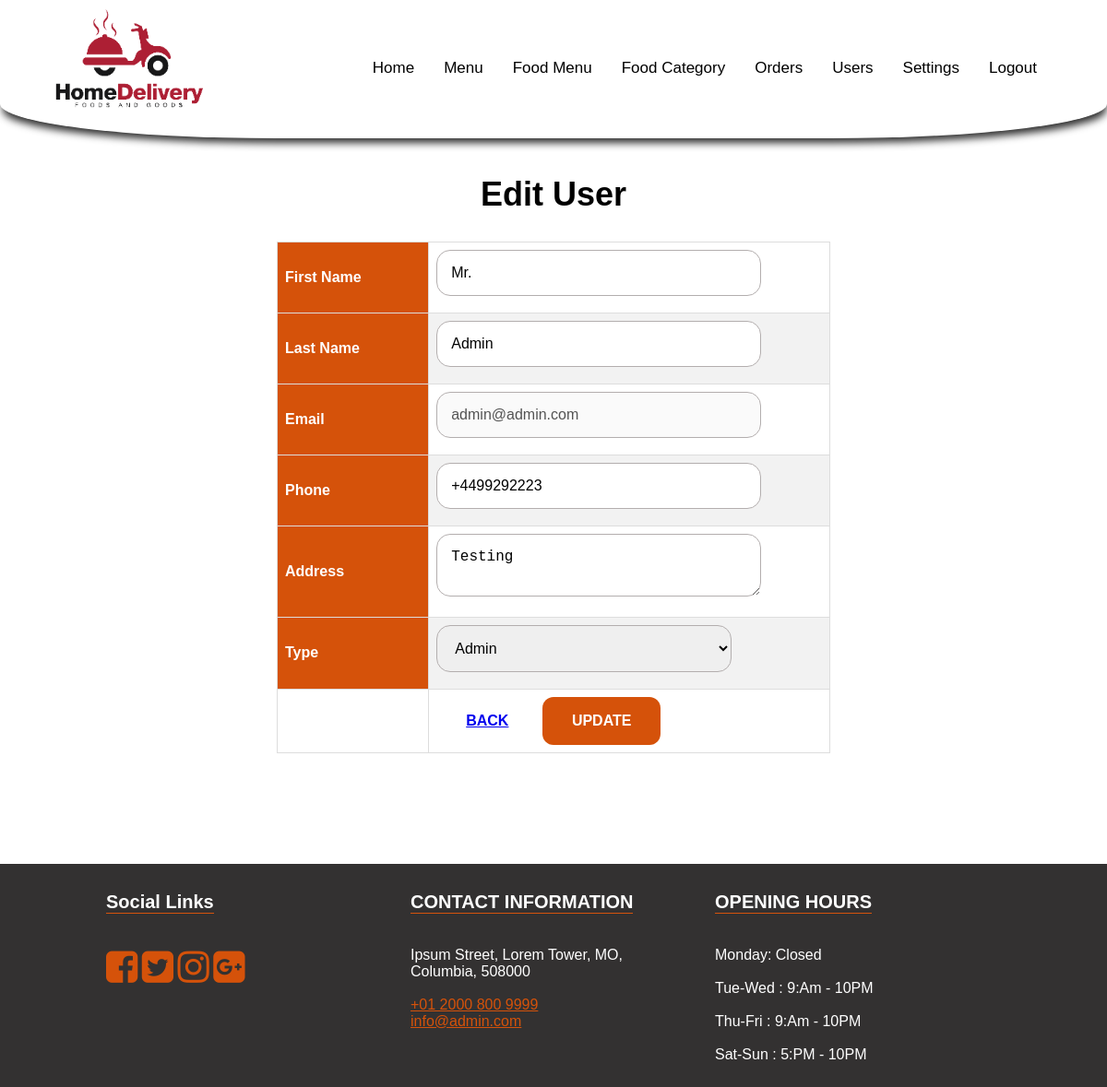
/edit-user.php?id=1 (signed in), run on the app's committed database.
### tables this page shows
CREATE TABLE `users` (
  `id` int(11) NOT NULL,
  `email` varchar(100) NOT NULL,
  `phone` varchar(20) NOT NULL,
  `password` varchar(255) NOT NULL,
  `fname` varchar(100) NOT NULL,
  `lname` varchar(100) NOT NULL,
  `address` text NOT NULL,
  `type` enum('user','admin') NOT NULL DEFAULT 'user'
);

CREATE TABLE `settings` (
  `id` int(11) NOT NULL,
  `about_title` text NOT NULL,
  `about_detail` text NOT NULL,
  `about_img` varchar(255) NOT NULL,
  `fb_link` varchar(255) NOT NULL,
  `tw_link` varchar(255) NOT NULL,
  `ins_link` varchar(255) NOT NULL,
  `gplus_link` varchar(255) NOT NULL,
  `contact_info` text NOT NULL,
  `opening_hours` text NOT NULL,
  `currency` enum('GBP','USD','EURO') NOT NULL DEFAULT 'GBP'
);

### edit-user.php (the view, shortened to what this page needs)
<?php
include 'includes/header.php';
	?>
    <?php
$sql = "SELECT * FROM users WHERE id = '".$_GET['id']."'";
$result = $conn->query($sql);
$row = $result->fetch_assoc();
?>
	<section class="inner-page-sec">
		<div class="container">
			<h1>Edit User</h1>
			<div style="overflow-x:auto;">
				<form class="category-form" action="functions/update-user.php" method="post">
					<table class="custom-tbl">
						<tr>
							<th>
								<label>First Name</label>
							</th>
							<td>
								<input type="text" name="fname" class="input-text" value="<?php echo $row['fname'];?>">
							</td>
						</tr>
						<tr>
							<th>
								<label>Last Name</label>
							</th>
							<td>
								<input type="text" name="lname" class="input-text" value="<?php echo $row['lname'];?>">
							</td>
						</tr>
						<tr>
							<th>
								<label>Email</label>
							</th>
							<td>
								<input type="email" name="email" class="input-text" value="<?php echo $row['email'];?>" disabled>
							</td>
						</tr>
						<tr>
							<th>
								<label>Phone</label>
							</th>
							<td>
								<input type="text" name="phone" class="input-text" value="<?php echo $row['phone'];?>">
							</td>
						</tr>
						<tr>
							<th>
								<label>Address</label>
							</th>
							<td>
								<textarea name="address" class="input-text"><?php echo $row['address'];?></textarea>
							</td>
						</tr>
						<tr>
							<th>
								<label>Type</label>
							</th>
							<td>
								<select name="type" class="input-text">
									<option <?php if($row['type'] == "admin"){?> selected <?php }?> value="admin">Admin</option>
								</select>
							</td>
						</tr>
						<tr>
							<td></td>
							<td colspan="2">
								<a href="users.php" class="btn">Back</a>
								<input type="submit" name="update" class="btn login-btn" value="Update">
							</td>
						</tr>
					</table>
				</form>
			</div>
		</div>
	</section>
<?php include 'includes/footer.php'; ?>

### includes/footer.php (shortened to what this page needs)
<footer>
	<div class="container">
		<div class="col-1">
			<h3>Social Links</h3>
			<ul>
				<li><a href="<?php echo $rowS['fb_link'];?>"><i class="fa fa-facebook-square" aria-hidden="true"></i></a></li>
				<li><a href="<?php echo $rowS['tw_link'];?>"><i class="fa fa-twitter-square" aria-hidden="true"></i></a></li>
				<li><a href="<?php echo $rowS['ins_link'];?>"><i class="fa fa-instagram" aria-hidden="true"></i></a></li>
				<li><a href="<?php echo $rowS['gplus_link'];?>"><i class="fa fa-google-plus-square" aria-hidden="true"></i></a></li>
			</ul>
		</div>
		<div class="col-1">
			<h3>CONTACT INFORMATION</h3>
			<p>
				<?php echo $rowS['contact_info'];?>
			</p>
		</div>
		<div class="col-1">
			<h3>OPENING HOURS</h3>
			<p>
				<?php echo $rowS['opening_hours'];?>
			</p>
		</div>
	</div>
</footer>
</div>
</body>
</html>

### css/main.css (style rules this page uses)
body { margin: 0; font-family: Arial, Helvetica, sans-serif; }
.btn { text-transform: uppercase; padding: 19px 36px; }
.btn { display: inline-block; font-weight: 600; text-align: center; white-space: nowrap; vertical-align: middle; -webkit-user-select: none; -moz-user-select: none; -ms-user-select: none; user-select: none; border: 2px solid transparent; padding: 12px 30px; font-size: 16px; line-height: 1.5; border-radius: .1875rem; transition: color .15s ease-in-out, background-color .15s ease-in-out, border-color .15s ease-in-out, box-shadow .15s ease-in-out; }
footer { background-color: #333131; color: #fff; }
footer .container { max-width: 1000px; width: 100%; margin: 0px auto; }
footer .container .col-1 { float: left; width: 30%; padding: 10px 15px; }
footer .container .col-1 a { color: #d5520a; }
footer .container .col-1 h3 { text-align: left; font-size: 20px; border-bottom: 1px solid #d5530c; display: inline-block; }
footer .container .col-1 ul { padding: 0px; list-style: none; }
footer .container .col-1 ul li { display: inline-block; }
footer .container .col-1 ul li a { font-size: 40px; color: #d5520a; }
.inner-page-sec { padding-top: 150px; padding-bottom: 80px; }
.inner-page-sec .container { max-width: 1000px; width: 100%; margin: 40px auto; }
.inner-page-sec .container h1 { text-align: center; font-size: 36px; }
.input-text { max-width: 320px; width: 100%; padding: 15px 15px; font-size: 16px; margin-bottom: 10px; border-radius: 15px; border: 1px solid #b3aeae; }
.login-btn { background-color: #d5520a; color: #fff; border-radius: 12px; }
.custom-tbl { font-family: Arial, Helvetica, sans-serif; border-collapse: collapse; width: 100%; }
.custom-tbl td, .custom-tbl th { border: 1px solid #ddd; padding: 8px; }
.custom-tbl tr:nth-child(even) { background-color: #f2f2f2; }
.custom-tbl th { padding-top: 12px; padding-bottom: 12px; text-align: left; background-color: #d5520a; color: white; }
.category-form { max-width: 600px; margin: 0px auto; }

### data on the page
users: fname "Mr.", lname "Admin", email "admin@admin.com", phone "+4499292223", address "Testing", type "Admin"
settings: contact_info "Ipsum Street, Lorem Tower, MO, Columbia, 508000 +01 2000 800 9999 info@admin.com", opening_hours "Monday: Closed Tue-Wed : 9:Am - 10PM Thu-Fri : 9:Am - 10PM Sat-Sun : 5:PM - 10PM"

### other printed values
$link['text'] "Food Menu"
$link['text'] "Food Category"
$link['text'] "Orders"
$link['text'] "Users"
$link['text'] "Settings"
$link['text'] "Logout"
